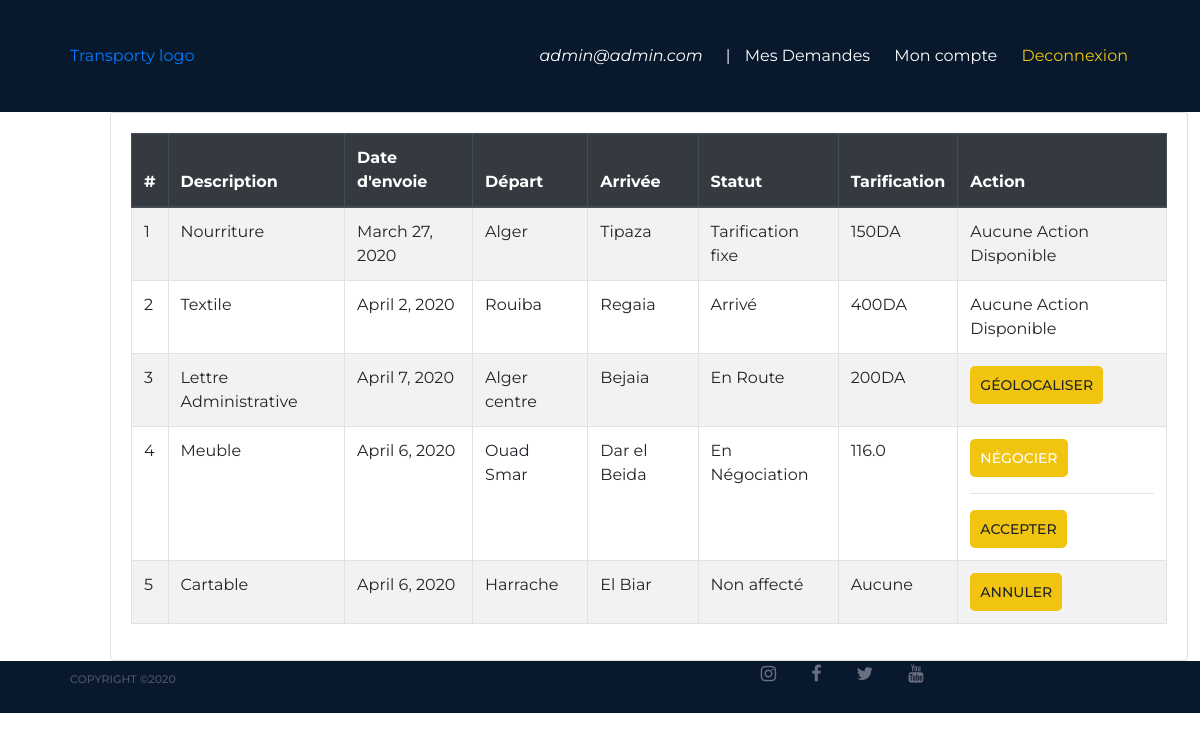
/demandes/ (signed in), run on the app's committed database.
### polls/models.py (models this page shows, shortened)
class User(AbstractBaseUser):
    email = models.EmailField(
        verbose_name='adresse mail',
        max_length=255,
        unique=True,
    )
    nom=models.CharField(max_length=30)
    prenom = models.CharField(max_length=30)
    adresse = models.CharField(max_length=200)
    phone = models.CharField(max_length=30)
    client = models.BooleanField(default=True)
    transport = models.BooleanField(default=False)
    active = models.BooleanField(default=True)
    staff = models.BooleanField(default=False) # a admin user; non super-user
    admin = models.BooleanField(default=False) # a superuser
    USERNAME_FIELD = 'email'
    REQUIRED_FIELDS = ['nom', 'prenom', 'adresse', 'phone'] # Email & Password are required by default.
    @property
    def is_active(self):
        return self.active
    objects = UserManager()

class AnnonceMarchandise(models.Model):
    user = models.ForeignKey(User, on_delete=models.CASCADE, null=True)
    statut = models.IntegerField( default=0, choices=STATUT_CHOICE)
    description = models.TextField(verbose_name='Description')
    lieuDepart = models.CharField(max_length=50, verbose_name='Lieu de depart')
    lieuArrivee = models.CharField(max_length=50, verbose_name="Lieu d'arrivée")
    adresseDepart = models.CharField(max_length=200, verbose_name="Adresse de depart")
    adresseArivee = models.CharField(max_length=200, verbose_name="Adresse d'arrivée")
    dateEnvoi = models.DateField(verbose_name="Date d'envoie")
    dateDepot = models.DateField(verbose_name="Date de déposition")
    volume = models.FloatField(verbose_name="Volume de la marchandise")
    poids = models.FloatField(verbose_name="Poid de la marchandise")
    demandesSpeciales= models.TextField(null=True, verbose_name="Demandes Spéciales")
    photo= models.ImageField(null=True, verbose_name='Photo de la marchandise')
    tarif = models.CharField(max_length=20, default="150DA")

### polls/views.py (the view)
# urls.py: path('demandes/', demandes, name='demande'),
def demandes(request):
    data=AnnonceMarchandise.objects.all().filter(user=request.user)
    template_name='historiqueclient.html'
    form= Negociation()
    return  render(request, template_name,context={'data': data, 'form':form})

### templates/historiqueclient.html
{% extends 'base.html' %}
{% load crispy_forms_tags %}
{% load static %}
{% block content %}
    <div class="container">
    <div class="row">
    <div class="offset-1">
        <div class="card">
        <div class="card-body">
            <table id="historiquetable" class="table table-striped table-bordered" style="width:100%" >
  <thead class="thead-dark">
    <tr>
      <th scope="col">#</th>
      <th scope="col">Description</th>
      <th scope="col">Date d'envoie</th>
        <th scope="col">Départ</th>
        <th scope="col">Arrivée</th>
      <th scope="col">Statut</th>
        <th scope="col">Tarification</th>
        <th scope="col">Action</th>
    </tr>
  </thead>
  <tbody>
  {% for item in data %}
    <tr>
      <td>{{ item.id }}</td>
      <td>{{ item.description }}</td>
      <td>{{ item.dateEnvoi}}</td>
    <td>{{ item.lieuDepart}}</td>
    <td>{{ item.lieuArrivee}}</td>
        {% if item.statut == 0 %}
      <td>Non affecté</td>
            <td>Aucune</td>
            <td><a class="site-btn-form" > Annuler </a></td>
        {% elif item.statut == 1 %}
         <td>En Négociation</td>
            <td>{{item.tarif}}</td>
            <td><button type="button" class="site-btn-form" data-toggle="modal" data-target="#negociationModal">
  Négocier
</button> <hr/> <a class="site-btn-form"> Accepter </a>
            {% include 'negociermodel.html' with id=item.id %} </td>
          {% elif item.statut == 2 %}
         <td>Tarification fixe</td>
            <td>{{item.tarif}}</td>
            <td>Aucune Action Disponible</td>
             {% elif item.statut == 3 %}
         <td>En Route</td>
            <td>200DA</td>
            <td><a class="site-btn-form"> Géolocaliser </a></td>
             {% elif item.statut == 4 %}
         <td>Arrivé</td>
            <td>{{item.tarif}}</td>
            <td>Aucune Action Disponible</td>
        {% endif %}
    </tr>
    {% endfor %}
  </tbody>
</table>
        </div>
        </div>
        </div>
    </div>
    </div>
{% endblock %}

### templates/base.html (shortened to what this page needs)
{% load static %}
<!DOCTYPE html>
<html lang="en">
<head>
    <link rel="stylesheet" href="{% static 'css/bootstrap.min.css' %}"/>
	<link rel="stylesheet" href="{% static 'css/font-awesome.min.css' %}"/>
	<link rel="stylesheet" href="{% static 'css/style.css' %}"/>
</head>
<body>
{% include 'navbar.html' %}
{% block content %}
{% endblock %}
{% include 'footer.html' %}
</body>
</html>

### templates/navbar.html (shortened to what this page needs)
<header class="header-section clearfix">
		<a href="{% url 'welcome' %}" class="site-logo">
			Transporty logo
		</a>
{% if user.is_authenticated %}
		<div class="header-right">
        <div class="user-panel">
              <a class="login" href="{% url 'compte' %}"> <i> {{ user.email }}</i></a>
            <span>|</span>
			<a href="{% url 'demande' %}" class="login">Mes Demandes</a>
				<a href="{% url 'compte' %}" class="login">Mon compte</a>
				<a href="{% url 'logout' %}" class="register">Deconnexion</a>
			</div>
		</div>
    {% endif %}
	</header>

### templates/negociermodel.html (shortened to what this page needs)
{% load crispy_forms_tags %}

### templates/footer.html
<header class="header-section clearfix">
		<div class="container">
			<div class="row">
				<div class="col-md-6">
					<div class="copyright">
Copyright &copy;<script>document.write(new Date().getFullYear());</script>
</div>
				</div>
                <div class="col-md-6">
                    <div class="social-links">
						<a href=""><i class="fa fa-instagram"></i></a>
						<a href=""><i class="fa fa-facebook"></i></a>
						<a href=""><i class="fa fa-twitter"></i></a>
						<a href=""><i class="fa fa-youtube"></i></a>
					</div>
                </div>
			</div>
		</div>
	</header>

### polls/static/css/style.css (style rules this page uses)
html, body { height: 100%; font-family: "Montserrat", sans-serif; -webkit-font-smoothing: antialiased; font-smoothing: antialiased; }
.site-btn-form { display: inline-block; border: none; font-size: 14px; font-weight: 500; min-width: 80px; padding: 10px 10px; text-transform: uppercase; border-radius: 5px; background: #f1c40f; color: #fff; line-height: normal; cursor: pointer; text-align: center; }
.header-section { padding-left: 55px; padding-right: 72px; background: #08192d; }
.site-logo { display: inline-block; padding: 0; padding: 44px 15px; }
.header-right { float: right; padding: 44px 0; margin-left: 130px; }
.header-right .user-panel { display: inline-block; }
.header-right .user-panel a { font-size: 16px; color: #ffffff; margin: 0 10px; }
.header-right .user-panel .register { color: #f1c40f; margin-right: 0; }
.header-right span { color: #fff; display: inline-block; padding-left: 9px; }
.copyright { font-size: 11px; text-transform: uppercase; font-weight: 500; color: #505565; padding: 10px 0 25px; }
.social-links { display: flex; flex-direction: row; justify-content: center; }
.social-links a { color: #6a7080; font-size: 18px; margin-right: 35px; }
@media (min-width: 1200px) { .container { max-width: 1176px; } }
@media only screen and (min-width: 1200px) and (max-width: 1360px) { .header-right { margin-left: 50px; } }

### data on the page
User: email "admin@admin.com"
AnnonceMarchandise: id "1", description "Nourriture", dateEnvoi "March 27, 2020", lieuDepart "Alger", lieuArrivee "Tipaza", tarif "150DA"
AnnonceMarchandise: id "2", description "Textile", dateEnvoi "April 2, 2020", lieuDepart "Rouiba", lieuArrivee "Regaia", tarif "400DA"
AnnonceMarchandise: id "3", description "Lettre Administrative", dateEnvoi "April 7, 2020", lieuDepart "Alger centre", lieuArrivee "Bejaia", statut "En Route"
AnnonceMarchandise: id "4", description "Meuble", dateEnvoi "April 6, 2020", lieuDepart "Ouad Smar", lieuArrivee "Dar el Beida", tarif "116.0"
AnnonceMarchandise: id "5", description "Cartable", dateEnvoi "April 6, 2020", lieuDepart "Harrache", lieuArrivee "El Biar", statut "Non affecté"
